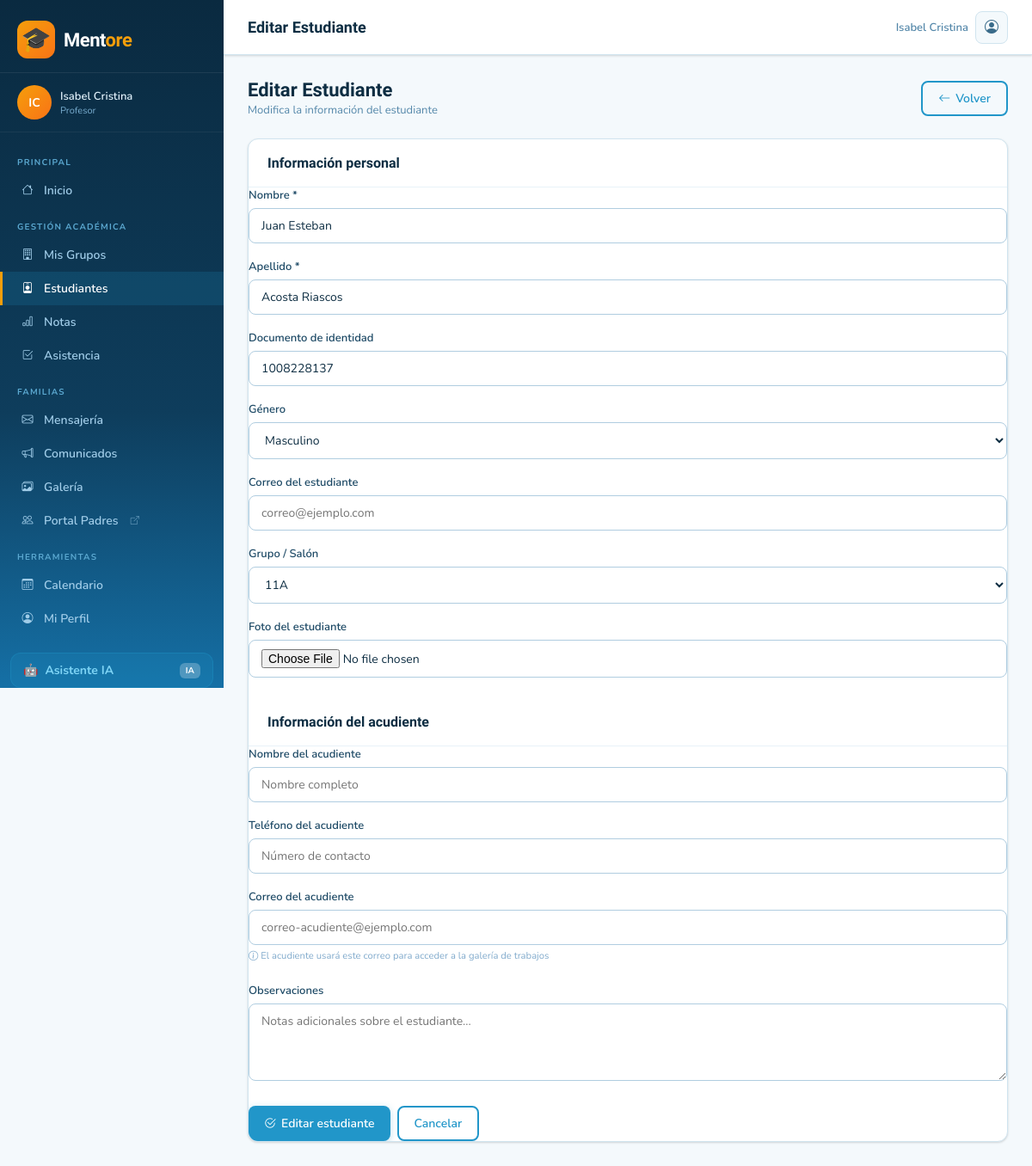
Page /dashboard/students/74/edit/ (signed in) on the committed database.
### students/models.py (models this page shows, shortened)
class Student(models.Model):
    GENDER_CHOICES = [('M', 'Masculino'), ('F', 'Femenino'), ('O', 'Otro')]
    teacher = models.ForeignKey(User, on_delete=models.CASCADE, related_name='students')
    classroom = models.ForeignKey(Classroom, on_delete=models.SET_NULL, null=True, blank=True, related_name='students')
    first_name = models.CharField(max_length=80, verbose_name='Nombre')
    last_name = models.CharField(max_length=80, verbose_name='Apellido')
    document_id = models.CharField(max_length=30, blank=True, verbose_name='Documento de identidad')
    email = models.EmailField(blank=True, verbose_name='Correo')
    parent_email = models.EmailField(blank=True, verbose_name='Correo del padre/madre')
    parent_name = models.CharField(max_length=120, blank=True, verbose_name='Nombre del acudiente')
    parent_phone = models.CharField(max_length=30, blank=True, verbose_name='Teléfono del acudiente')
    date_of_birth = models.DateField(null=True, blank=True, verbose_name='Fecha de nacimiento')
    gender = models.CharField(max_length=1, choices=GENDER_CHOICES, blank=True)
    notes = models.TextField(blank=True, verbose_name='Observaciones')
    photo = models.ImageField(upload_to='students/', blank=True, null=True)
    active = models.BooleanField(default=True)
    created_at = models.DateTimeField(auto_now_add=True)
    class Meta:
        ordering = ['last_name', 'first_name']
        verbose_name = 'Estudiante'
        verbose_name_plural = 'Estudiantes'

class Classroom(models.Model):
    teacher = models.ForeignKey(User, on_delete=models.CASCADE, related_name='classrooms')
    name = models.CharField(max_length=100, verbose_name='Nombre del grupo')
    grade_level = models.CharField(max_length=50, blank=True, verbose_name='Nivel')
    subject = models.CharField(max_length=100, blank=True, verbose_name='Materia')
    created_at = models.DateTimeField(auto_now_add=True)
    class Meta:
        ordering = ['name']
        verbose_name = 'Grupo'
        verbose_name_plural = 'Grupos'

### students/views.py (the view, shortened to what this page needs)
# urls.py: path('students/<int:pk>/edit/', views.student_edit, name='edit'),
@login_required
def student_edit(request, pk):
    student = get_object_or_404(Student, pk=pk, teacher=request.user)
    classrooms = Classroom.objects.filter(teacher=request.user)
    return render(request, 'students/student_form.html', {
        'student': student, 'classrooms': classrooms, 'action': 'Editar'
    })

### templates/students/student_form.html (shortened to what this page needs)
{% extends 'base/layout.html' %}
{% block page_title %}{{ action }} Estudiante{% endblock %}
{% block content %}
<div class="page-header">
  <div class="page-header-left">
    <h1>{{ action }} Estudiante</h1>
    <p>{% if action == 'Crear' %}Registra un nuevo estudiante en tu plataforma{% else %}Modifica la información del estudiante{% endif %}</p>
  </div>
  <a href="{% url 'students:list' %}" class="btn-outline">
    <i class="bi bi-arrow-left"></i> Volver
  </a>
</div>
<div class="row">
  <div class="col-lg-8">
    <div class="card">
      <form method="post" enctype="multipart/form-data">
        <div class="card-header">
          <span class="card-title">Información personal</span>
        </div>
        <div class="row g-3 mb-4">
          <div class="col-md-6 form-group">
            <label class="form-label">Nombre *</label>
            <input type="text" name="first_name" class="form-control" placeholder="Nombre del estudiante" value="{{ student.first_name|default:'' }}" required>
          </div>
          <div class="col-md-6 form-group">
            <label class="form-label">Apellido *</label>
            <input type="text" name="last_name" class="form-control" placeholder="Apellido del estudiante" value="{{ student.last_name|default:'' }}" required>
          </div>
          <div class="col-md-6 form-group">
            <label class="form-label">Documento de identidad</label>
            <input type="text" name="document_id" class="form-control" placeholder="Número de documento" value="{{ student.document_id|default:'' }}">
          </div>
          <div class="col-md-6 form-group">
            <label class="form-label">Género</label>
            <select name="gender" class="form-control">
              <option value="M" {% if student.gender == 'M' %}selected{% endif %}>Masculino</option>
            </select>
          </div>
          <div class="col-md-6 form-group">
            <label class="form-label">Correo del estudiante</label>
            <input type="email" name="email" class="form-control" placeholder="correo@ejemplo.com" value="{{ student.email|default:'' }}">
          </div>
          <div class="col-md-6 form-group">
            <label class="form-label">Grupo / Salón</label>
            <select name="classroom" class="form-control">
              {% for classroom in classrooms %}
              <option value="{{ classroom.pk }}" {% if student.classroom_id == classroom.pk %}selected{% endif %}>{{ classroom.name }}</option>
              {% endfor %}
            </select>
          </div>
          <div class="col-12 form-group">
            <label class="form-label">Foto del estudiante</label>
            <input type="file" name="photo" class="form-control" accept="image/*">
          </div>
        </div>
        <div class="card-header" style="margin-top:1.5rem;">
          <span class="card-title">Información del acudiente</span>
        </div>
        <div class="row g-3 mb-4 mt-1">
          <div class="col-md-6 form-group">
            <label class="form-label">Nombre del acudiente</label>
            <input type="text" name="parent_name" class="form-control" placeholder="Nombre completo" value="{{ student.parent_name|default:'' }}">
          </div>
          <div class="col-md-6 form-group">
            <label class="form-label">Teléfono del acudiente</label>
            <input type="text" name="parent_phone" class="form-control" placeholder="Número de contacto" value="{{ student.parent_phone|default:'' }}">
          </div>
          <div class="col-12 form-group">
            <label class="form-label">Correo del acudiente</label>
            <input type="email" name="parent_email" class="form-control" placeholder="correo-acudiente@ejemplo.com" value="{{ student.parent_email|default:'' }}">
            <div style="font-size:.75rem;color:var(--gray-400);margin-top:.35rem;">
              <i class="bi bi-info-circle"></i> El acudiente usará este correo para acceder a la galería de trabajos
            </div>
          </div>
        </div>
        <div class="form-group">
          <label class="form-label">Observaciones</label>
          <textarea name="notes" class="form-control" rows="3" placeholder="Notas adicionales sobre el estudiante...">{{ student.notes|default:'' }}</textarea>
        </div>
        <div class="d-flex gap-2 mt-4">
          <button type="submit" class="btn-primary">
            <i class="bi bi-check2-circle"></i> {{ action }} estudiante
          </button>
          <a href="{% url 'students:list' %}" class="btn-outline">Cancelar</a>
        </div>
      </form>
    </div>
  </div>
</div>
{% endblock %}

### templates/base/layout.html (shortened to what this page needs)
{% load static %}
<!DOCTYPE html>
<html lang="es">
<head>
  <link rel="stylesheet" href="https://cdnjs.cloudflare.com/ajax/libs/bootstrap-icons/1.11.3/font/bootstrap-icons.min.css">
  <link rel="stylesheet" href="{% static 'css/mentore.css' %}">
</head>
<body>
<aside class="sidebar">
  <a href="{% url 'students:dashboard' %}" class="sidebar-brand">
    <div class="sidebar-brand-icon">🎓</div>
    <span class="sidebar-brand-name">Ment<span>ore</span></span>
  </a>
  {% if user.is_authenticated %}
  <div class="sidebar-user-block">
    <div class="sidebar-user-avatar">{{ user.first_name|first|upper }}{{ user.last_name|first|upper }}</div>
    <div>
      <div class="sidebar-user-name">{{ user.get_full_name|default:user.username }}</div>
      <div class="sidebar-user-role">Profesor</div>
    </div>
  </div>
  {% endif %}
  <ul class="sidebar-nav">
    <li class="sidebar-section-label">Principal</li>
    <li class="nav-item {% if request.resolver_match.url_name == 'dashboard' %}active{% endif %}">
      <a href="{% url 'students:dashboard' %}" class="sidebar-link {% if request.resolver_match.url_name == 'dashboard' %}active{% endif %}">
        <i class="bi bi-house nav-icon"></i> Inicio
      </a>
    </li>
    <li class="sidebar-section-label">Gestión Académica</li>
    <li>
      <a href="{% url 'students:classrooms' %}" class="sidebar-link {% if 'classroom' in request.resolver_match.url_name|default:'' %}active{% endif %}">
        <i class="bi bi-building nav-icon"></i> Mis Grupos
      </a>
    </li>
    <li>
      <a href="{% url 'students:list' %}" class="sidebar-link {% if request.resolver_match.url_name in 'list,create,detail,edit' %}active{% endif %}">
        <i class="bi bi-person-badge nav-icon"></i> Estudiantes
      </a>
    </li>
    <li>
      <a href="{% url 'grades:list' %}" class="sidebar-link {% if request.resolver_match.namespace == 'grades' %}active{% endif %}">
        <i class="bi bi-bar-chart nav-icon"></i> Notas
      </a>
    </li>
    <li>
      <a href="{% url 'students:attendance' %}" class="sidebar-link {% if 'attendance' in request.resolver_match.url_name|default:'' %}active{% endif %}">
        <i class="bi bi-check2-square nav-icon"></i> Asistencia
      </a>
    </li>
    <li class="sidebar-section-label">Familias</li>
    <li>
      <a href="{% url 'students:message_list' %}" class="sidebar-link {% if 'message' in request.resolver_match.url_name|default:'' %}active{% endif %}">
        <i class="bi bi-envelope nav-icon"></i> Mensajería
      </a>
    </li>
    <li>
      <a href="{% url 'students:announcement_list' %}" class="sidebar-link {% if 'announcement' in request.resolver_match.url_name|default:'' %}active{% endif %}">
        <i class="bi bi-megaphone nav-icon"></i> Comunicados
      </a>
    </li>
    <li>
      <a href="{% url 'gallery:list' %}" class="sidebar-link {% if request.resolver_match.namespace == 'gallery' %}active{% endif %}">
        <i class="bi bi-images nav-icon"></i> Galería
      </a>
    </li>
    <li>
      <a href="/padres/" class="sidebar-link" target="_blank">
        <i class="bi bi-people nav-icon"></i> Portal Padres <i class="bi bi-box-arrow-up-right" style="font-size:10px;opacity:.6;margin-left:4px;"></i>
      </a>
    </li>
    <li class="sidebar-section-label">Herramientas</li>
    <li>
      <a href="{% url 'calendar_app:schedule' %}" class="sidebar-link {% if request.resolver_match.namespace == 'calendar_app' %}active{% endif %}">
        <i class="bi bi-calendar3 nav-icon"></i> Calendario
      </a>
    </li>
    <li>
      <a href="{% url 'accounts:profile' %}" class="sidebar-link {% if request.resolver_match.url_name == 'profile' %}active{% endif %}">
        <i class="bi bi-person-circle nav-icon"></i> Mi Perfil
      </a>
    </li>
  </ul>
  <a href="{% url 'ai_assistant:chat' %}" class="sidebar-ai-chip">
    🤖 <span>Asistente IA</span>
    <span class="ai-badge" style="margin-left:auto;background:rgba(255,255,255,.25);color:#fff;font-size:10px;padding:2px 7px;border-radius:6px;font-weight:700;">IA</span>
  </a>
</aside>
<div class="main-content">
  <header class="topbar">
    <h1 class="topbar-title">{% block page_title %}Dashboard{% endblock %}</h1>
    <div class="topbar-right">
      <span style="font-size:13px;color:var(--gray-500);font-weight:600;">{{ user.get_full_name|default:user.username }}</span>
      <a href="{% url 'accounts:profile' %}" class="topbar-btn" title="Mi perfil"><i class="bi bi-person-circle"></i></a>
    </div>
  </header>
  <div class="content-area">
    {% block content %}{% endblock %}
  </div>
</div>
</body>
</html>

### rows in the picture
Student: first_name "Juan Esteban", last_name "Acosta Riascos", document_id "1008228137", gender "Masculino", classroom "11A"

### other values in the picture
{{ user.first_name|first|upper }} "I"
{{ user.last_name|first|upper }} "C"
{{ user.get_full_name|default:user.username }} "Isabel Cristina"
{{ action }} "Editar"
